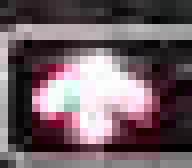
#> input picture src/PythonControl/Data/light/template_image/red.png, 24 x 21 px (shown 8 times larger)
$ python red.py
#> lines starting #> are read from the running program, lines starting #| are printed output that depends on the picture
### src/PythonControl/trafficSignal.py
import os
import cv2
import numpy as np

class trafficSignal:
    def trafficLigh(img, template):
      frame = img
      Yello = 0
      Green = 100
      Red = 0

      height, width = frame.shape[:2]
      roi = frame[0:height // 2, width // 3:2 * width // 3]
      gray_roi = cv2.cvtColor(roi, cv2.COLOR_BGR2GRAY)
      res = cv2.matchTemplate(gray_roi, template, cv2.TM_CCOEFF_NORMED)
      threshold = 0.8
      loc = np.where(res >= threshold)

      found = False
      for pt in zip(*loc[::-1]):
          cv2.rectangle(frame, (pt[0] + width // 3, pt[1]),
                        (pt[0] + width // 3 + template.shape[1], pt[1] + template.shape[0]), (0, 255, 255), 2)
          found = True
      if found == 1:
          Red = 200
      else:
          Red = 0
      return Yello,Green,Red,frame

    # [11 lines left out: function Signalline, not called in this run]


#=-----------------------------------------------------------------------------
"""
imgpath="/home/sumeetgadewar/Downloads/Project eDBDA/Red.png"
font = cv2.FONT_HERSHEY_SIMPLEX
Limg = cv2.imread(imgpath)
#Function CAll
Yello,Green,Red,frame = trafficSignal.trafficLigh(Limg)


if Red>Green and Red>Yello:
    print("red")
elif Green>Yello and Green>Red:
    print("Green")
else:
    print("Yello")
"""
#------------------------------------------------------------------------------
"""
#from The Automation File
    ### Red Light   ###################################################################
    hsv = cv2.cvtColor(frame, cv2.COLOR_BGR2HSV)
    font = cv2.FONT_HERSHEY_SIMPLEX
    # color range
    lower_red1 = np.array([0,100,100])
    upper_red1 = np.array([10,255,255])

    lower_red2 = np.array([160,100,100])
    upper_red2 = np.array([180,255,255])

    mask1 = cv2.inRange(hsv, lower_red1, upper_red1)
    mask2 = cv2.inRange(hsv, lower_red2, upper_red2)
    r_circles = cv2.HoughCircles(maskr, cv2.HOUGH_GRADIENT, 1, 80, param1=50, param2=10, minRadius=0, maxRadius=30)

    maskr = cv2.add(mask1, mask2)
    size = frame.shape
    # print size

    # hough circle detect
    r_circles = cv2.HoughCircles(maskr, cv2.HOUGH_GRADIENT, 1, 80, param1=50, param2=10, minRadius=0, maxRadius=30)

     # traffic light detect
    r = 5
    bound = 4.0 / 10
    if r_circles is not None:
        r_circles = np.uint16(np.around(r_circles))

    for i in r_circles[0, :]:
        if i[0] > size[1] or i[1] > size[0]or i[1] > size[0]*bound:
            continue
    h, s = 0.0, 0.0
    for m in range(-r, r):
      for n in range(-r, r):

        if (i[1]+m) >= size[0] or (i[0]+n) >= size[1]:
          continue
        h += maskr[i[1]+m, i[0]+n]
        s += 1
    if h / s > 50:
      cv2.circle(frame, (i[0], i[1]), i[2]+10, (0, 255, 0), 2)
      cv2.circle(maskr, (i[0], i[1]), i[2]+30, (255, 255, 255), 2)
      cv2.putText(frame,'RED',(i[0], i[1]), font, 1,(255,0,0),2,cv2.LINE_AA)
    #################################################################################
"""

### src/PythonControl/red_tracker.py
import math


class EuclideanDistTracker:
    def __init__(self):
        # Store the center positions of the objects
        self.center_points = {}
        # Keep the count of the IDs
        # each time a new object id detected, the count will increase by one
        self.id_count = 0


    # [38 lines left out: function update, not called in this run]

### src/PythonControl/red.py
import cv2
import datetime
from red_tracker import *
from trafficSignal import *
MIN_WIDTH = 200
MAX_WIDTH = 350
MIN_HEIGHT = 180
MAX_HEIGHT = 400
recorded_ids = set()

def process_frame(frame, object_detector, tracker, vehicle_count, template):
    # Detect traffic light state
    yellow, green, red, frame_processed = trafficSignal.trafficLigh(frame, template)
    final_frame = frame_processed
    if red > max(green, yellow, 30):
        # Process for red light condition

        # 获取帧的尺寸
        frame_height, frame_width = frame_processed.shape[:2]

        # 计算感兴趣区域的坐标
        top_y = frame_height * 2 // 7  # 从下往上的 3/7 位置
        bottom_y = frame_height * 5 // 7  # 从下往上的 5/7 位置
        left_x = frame_width * 0 // 5  # 从左到右的 0/5 位置
        right_x = frame_width * 4 // 5  # 从左到右的 4/5 位置

        # 定义感兴趣的区域
        roi = frame_processed[top_y:bottom_y, left_x:right_x]
        trafficSignal.Signalline(frame_processed)
        mask = object_detector.apply(roi)
        _, mask = cv2.threshold(mask, 30, 255, cv2.THRESH_BINARY)
        kernel = np.ones((3, 3), np.uint8)
        dilated = cv2.dilate(mask, kernel, iterations=1)

        contours, _ = cv2.findContours(dilated, cv2.RETR_TREE, cv2.CHAIN_APPROX_SIMPLE)
        detections = []
        for cnt in contours:
            x, y, w, h = cv2.boundingRect(cnt)

            # 替换面积条件为长宽条件
            if MIN_WIDTH < w < MAX_WIDTH and MIN_HEIGHT < h < MAX_HEIGHT:
                detections.append((x, y, w, h))

        boxes_ids = tracker.update(detections)
        for box_id in boxes_ids:
            x, y, w, h, id = box_id
            cv2.rectangle(roi, (x, y), (x + w, y + h), (0, 0, 255), 3)
            # 这里可以添加其他处理

        # 在这里调用display_traffic_info，确保有有效的ID
        if boxes_ids:
            last_id = boxes_ids[-1][-1]  # 获取最后一个检测到的id
            display_traffic_info(frame_processed, vehicle_count, detections, last_id)

    # cv2.imshow("Final Frame", final_frame)
    return vehicle_count


def display_traffic_info(frame, vehicle_count, detections, last_id):
    global recorded_ids  # 使用全局变量

    fixed_time = datetime.datetime(2024, 1, 15, 12, 0, 0)

    # 将固定时间格式化为字符串
    formatted_time = fixed_time.strftime("%Y-%m-%d %H:%M:%S")

    # 打印违规信息
    if detections and last_id not in recorded_ids:  # 检查ID是否已记录
        x, y, w, h = detections[-1]  # 获取最后一个检测到的车辆的位置
        cv2.putText(frame, f"Violation: ID {last_id}", (20, 40), cv2.FONT_HERSHEY_PLAIN, 1, (255, 0, 0), 2)

        # 写入到文件中，并将ID添加到已记录集合中
        with open('Data/light/results.txt', 'a', encoding='utf-8') as file:
            file.write(f"车辆ID:{last_id} 闯红灯位置:(X:{x}, Y:{y}) 闯红灯时间:{formatted_time}\n")
            recorded_ids.add(last_id)  # 记录ID


# 在程序开始时清空文件
with open('Data/light/results.txt', 'w', encoding='utf-8'):
    pass


def main():
    source = "Data/light/test.mp4"
    cap = cv2.VideoCapture(source)
    object_detector = cv2.createBackgroundSubtractorMOG2(history=100, varThreshold=40)
    tracker = EuclideanDistTracker()
    template_path = 'Data/light/template_image/red.png'
    template = cv2.imread(template_path, 0)
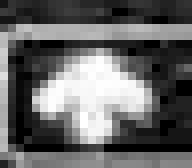
#> template: shape (21, 24) (shown 8 times larger); min 0, max 255, mean 101.9
    vehicle_count = 0

    # 获取原始视频的分辨率和帧率
    frame_width = int(cap.get(cv2.CAP_PROP_FRAME_WIDTH))
    frame_height = int(cap.get(cv2.CAP_PROP_FRAME_HEIGHT))
    fps = cap.get(cv2.CAP_PROP_FPS)

    # 初始化VideoWriter对象
    fourcc = cv2.VideoWriter_fourcc(*'avc1')
    out = cv2.VideoWriter('Data/light/output.mp4', fourcc, fps, (frame_width, frame_height))

    while cap.isOpened():
        ret, frame = cap.read()
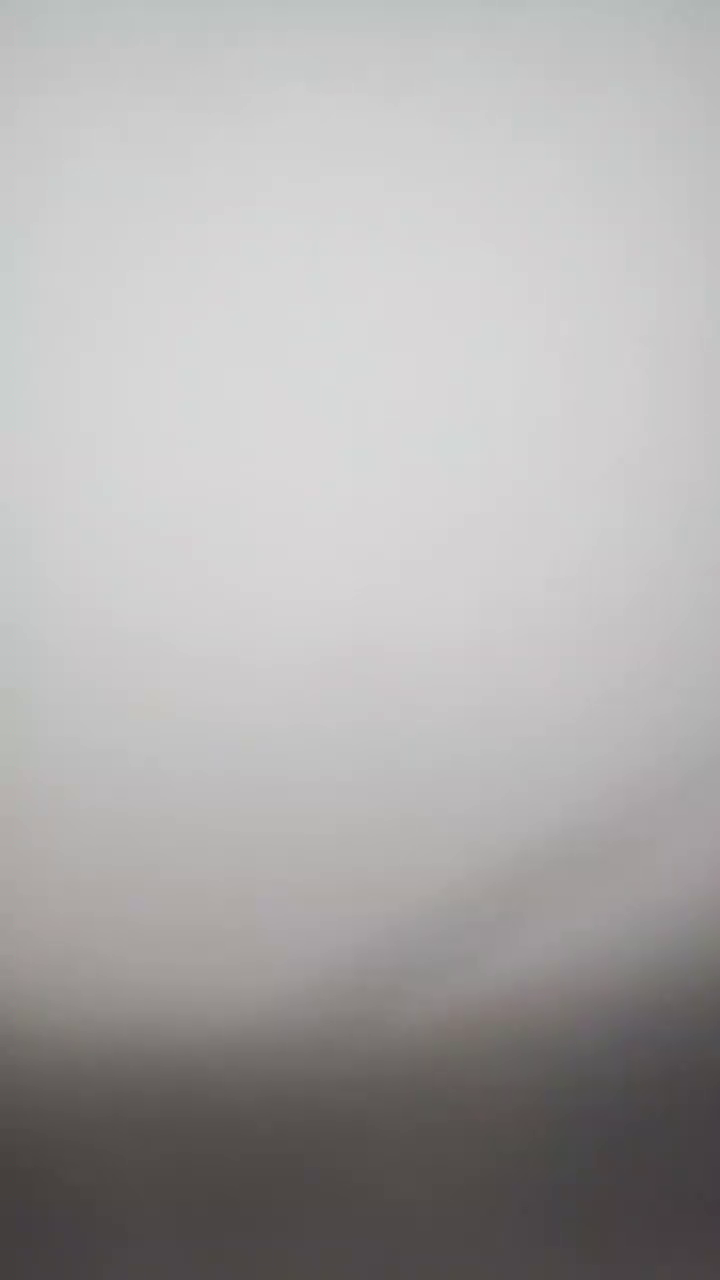
#> input picture frame 5 of src/PythonControl/Data/CarID/test.mp4, 720 x 1280 px
#> frame is the input picture: shape (1280, 720, 3); mean B, G, R 170.9, 171.1, 173.1
        if not ret:
            break

        vehicle_count = process_frame(frame, object_detector, tracker, vehicle_count, template)
#> in trafficLigh, `roi = frame[0:height // 2, width // 3:2 * width // 3]`:
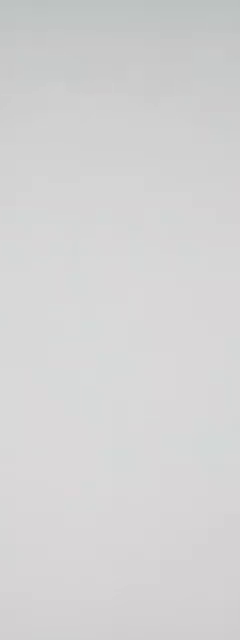
#> roi: shape (640, 240, 3); mean B, G, R 211.5, 211.1, 211.5
#> in trafficLigh, `res = cv2.matchTemplate(gray_roi, template, cv2.TM_CCOEFF_NORMED)`:
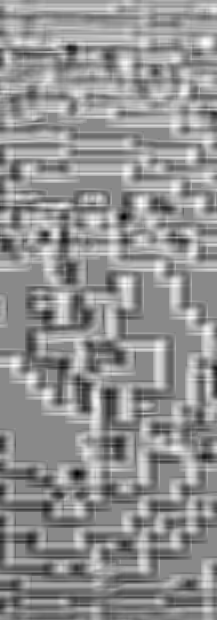
#> res: shape (620, 217) float32; min -0.58, max 0.495, mean 0.0323; drawn with min black and max white
#> in trafficLigh, `loc = np.where(res >= threshold)`: loc = (empty array, empty array)
#> in process_frame, `yellow, green, red, frame_processed = trafficSignal.trafficLigh(frame,..`: yellow = 0; green = 100; red = 0
#> vehicle_count = 0

        # 将处理后的帧写入视频文件
        out.write(frame)

        if cv2.waitKey(30) == 27:
#> (key Esc is pressed here)
            break

    # 释放资源
    cap.release()
    out.release()  # 释放VideoWriter对象
    cv2.destroyAllWindows()

if __name__ == "__main__":
    try:
        main()
    except Exception as e:
        print("Error occurred:", e)
        print("----Video Ends---")
